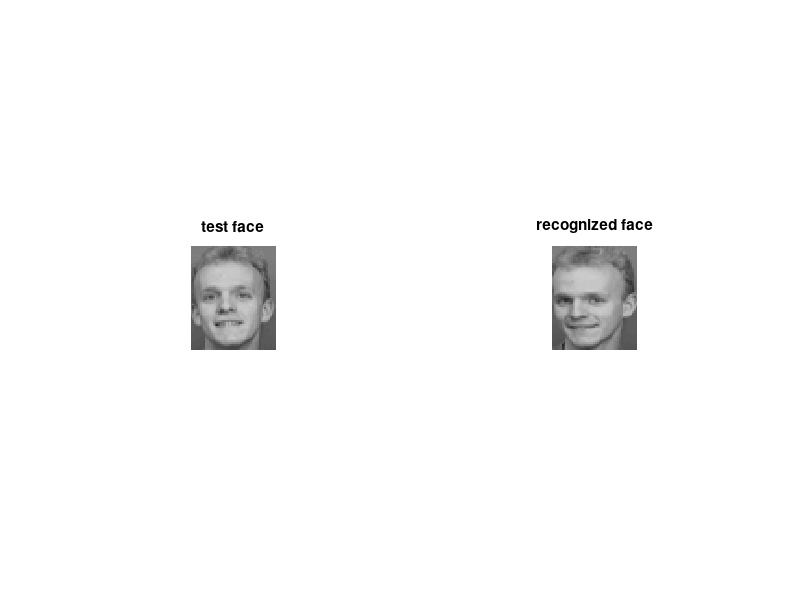

The MATLAB script that drew this image:
% Face recognition using eigenfaces
%
% This script takes M face images from FaceData_56_46 as the training set.
% Then in the first part the eigenfaces of the training set is calculated.
% In the second part a given face (test_image) will be verified with the
% help of the training set. If the person is an authorized person, the
% script will show the recognized face and for an unauthorized person it
% will show an error message.

close all; % close all windows
clear all; % clear all variables
clc;       % clear the console

%FaceData: load all faces from file. the file contains 40 different persons
% where each person has 10 different face images.
load('FaceData_56_46.mat');

M_1 = 9; % number of different persons
M_2 = 6; % number of test images per person
M = M_1 * M_2;   % total number of test images


% take an test image to get the height and weight
TMP_Image = FaceData(M_1,M_2).Image;
[P,Q] = size(TMP_Image);
R = P*Q;

A=zeros(R,M); % training matrix; 
A_column_index = 1;
for ii=1:M_1
    for jj=1:M_2
        Im = (FaceData(ii,jj).Image);
        
        % transform matrix into an vector
        Gamma_i = reshape(Im,R,1);
        
        A(:,A_column_index) = double(Gamma_i);
        A_column_index = A_column_index + 1;
    end
end


% computing the average face vector Psi
sum = 0;
for ii=1:M
    sum = sum + A(:,ii);
end
Psi = sum/M;


% subtracing the mean face from each face images in the training set: 
% Phi_i = Gamma_i - Psi 
Phi = zeros(R,M);
for ii=1:M
    Phi(:,ii) = A(:,ii) - Psi;
end


% computing the covariance matrix C:;
C = Phi' * Phi; 

[eigenvectors, eigenvalues] = eig(C);


% computing eigenfaces, the eigenvectors of Phi*Phi'
eigenfaces = Phi * eigenvectors;



weights = zeros(M,M);
for jj=1 : M
    for ii=1 : M
        weights(ii,jj)= eigenfaces(:,ii)' * (A(:,jj)-Psi);
    end
end


% --------------------------------------------------
% --------------------------------------------------
% ----------------- Face Recognition ---------------
% --------------------------------------------------
% --------------------------------------------------

% input image
test_image = FaceData(5,10).Image;

figure,
subplot(3,2,3);
imshow(test_image);title('test face');

% transform the test_image matrix into a vector
v_test_image = double(reshape(test_image,R,1));

test_weights = eigenfaces' * (v_test_image - Psi);

% use inverse Euclidean distance 
similarity_score = arrayfun(@(n) 1 / (1 + norm(weights(:,n) - test_weights)), 1:M);

% find the image with the highest similarity
[match_score, match_index] = max(similarity_score);


% decision parameter
a=max(similarity_score) * 0.25;
b=min(similarity_score);
if(b>a)
    msgbox('UNKNOWN FACE','error','error');
    subplot(3,2,4);
    imshow(zeros(P,Q));title('unknown face'); 
else
    % display the result
    subplot(3,2,4);
    imshow(uint8(reshape(A(:,match_index), P,Q)));title('recognized face');
end
